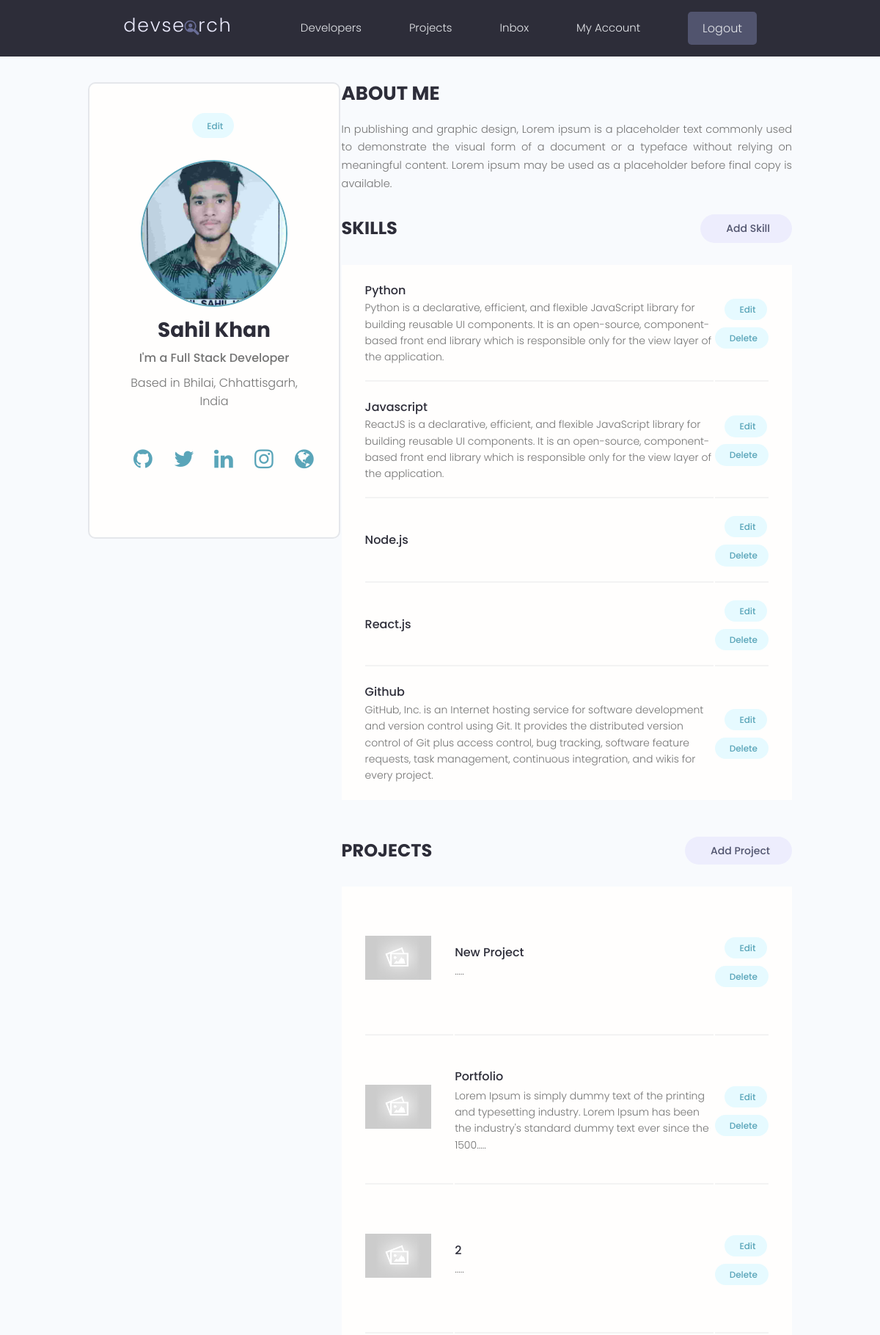
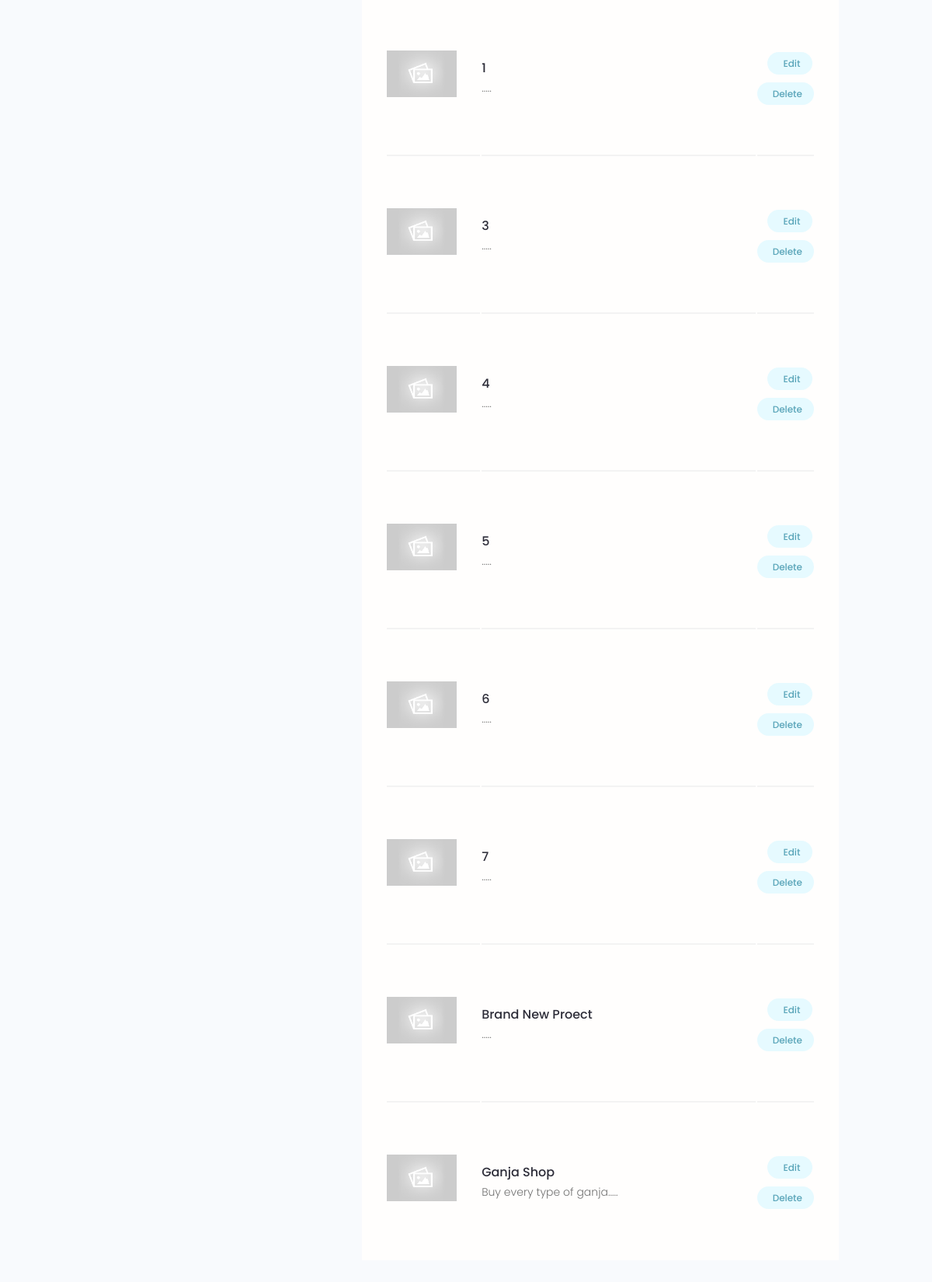
/account/ (signed in), run on the app's committed database (2 pictures, top to bottom).
### users/models.py (models this page shows, shortened)
class Profile(models.Model):
    user = models.OneToOneField(User, on_delete=models.CASCADE, null=True, blank=True)
    name = models.CharField(max_length=200, blank=True, null=True)
    email = models.EmailField(max_length=500, blank=True, null=True)
    username = models.CharField(max_length=200, blank=True, null=True)
    location = models.CharField(max_length=200, blank=True, null=True)
    short_intro = models.CharField(max_length=200, blank=True, null=True)
    bio = models.TextField(blank=True, null=True)
    profile_image = models.ImageField(null=True, blank=True, upload_to='profiles/', default="profiles/user-default_vdbekz.png")
    social_github = models.CharField(max_length=200, blank=True, null=True)
    social_twitter = models.CharField(max_length=200, blank=True, null=True)
    social_linkedin = models.CharField(max_length=200, blank=True, null=True)
    social_insta = models.CharField(max_length=200, blank=True, null=True)
    created = models.DateTimeField(auto_now_add=True)
    id = models.UUIDField(default=uuid.uuid4, unique=True, primary_key=True, editable=False)
    class Meta:
        ordering = ['created']
    @property
    def imageUrl(self):
        try:
            url = self.profile_image.url
        except:
            url = ''
        return url

class Skill(models.Model):
    owner = models.ForeignKey(Profile, on_delete=models.CASCADE, null=True, blank=True)
    name = models.CharField(max_length=200, blank=True, null=True)
    description = models.TextField(blank=True, null=True)
    created = models.DateTimeField(auto_now_add=True)
    id = models.UUIDField(default=uuid.uuid4, unique=True, primary_key=True, editable=False)

### projects/models.py (models this page shows, shortened)
class Project(models.Model):
    owner = models.ForeignKey(Profile, null=True, blank=True, on_delete=models.CASCADE)
    title = models.CharField(max_length=200)
    description = models.TextField(null=True, blank=True)
    featured_image = models.ImageField(null=True, blank=True, default="profiles/default_togjsy.jpg")
    demo_link = models.CharField(max_length=2000, null=True, blank=True)
    source_link = models.CharField(max_length=2000, null=True, blank=True)
    tags = models.ManyToManyField('Tag', blank=True ,null=True)
    vote_total = models.IntegerField(default=0, blank=True ,null=True)
    vote_ratio = models.IntegerField(default=0, blank=True ,null=True)
    created = models.DateTimeField(auto_now_add=True)
    id = models.UUIDField(default=uuid.uuid4, unique=True, primary_key=True, editable=False)
    class Meta:
        ordering = ['-vote_ratio', '-vote_total', 'title']
    @property
    def imageUrl(self):
        try:
            url = self.featured_image.url
        except:
            url = 'https://res.cloudinary.com/dmh2hzfef/image/upload/v1684272399/images/default.jpg'
        return url

### users/views.py (the view)
# urls.py: path('account/', views.userAccount, name='account'),
@login_required(login_url="login")
def userAccount(request):
    profile = request.user.profile
    topSkills = profile.skill_set.all()
    projects = profile.project_set.all()
    context = {'profile': profile, 'topSkills':topSkills, 'projects':projects}
    return render(request, "users/account.html", context)

### users/templates/users/account.html (shortened to what this page needs)
{% extends 'main.html' %}
{% block content %}
{% load static %}
  <main class="settingsPage profile my-md">
    <div class="container">
      <div class="layout">
        <div class="column column--1of3">
          <div class="card text-center">
            <div class="card__body dev">
              <a class="tag tag--pill tag--main settings__btn" href="{% url 'edit-account' %}"> Edit</a>
              <img class="avatar avatar--xl dev__avatar" src="{{profile.imageUrl}}" />
              <h2 class="dev__name">{{profile.name}}</h2>
              <p class="dev__title">{{profile.short_intro}}</p>
              <p class="dev__location">Based in {{profile.location}}</p>
              <ul class="dev__social">
                {% if profile.social_github %}
              <li>
                <a
                  title="Github"
                  href="{{profile.social_github}}"
                  target="_blank"
                  ><i class="fa fa-github" style="font-size: 30px"></i
                ></a>
              </li>
              {% endif %}{% if profile.social_twitter %}
              <li>
                <a
                  title="Twitter"
                  href="{{profile.social_twitter}}"
                  target="_blank"
                  ><i class="fa fa-twitter" style="font-size: 30px"></i
                ></a>
              </li>
              {% endif %} {% if profile.social_linkedin %}
              <li>
                <a title="Linkedin" href="#" target="_blank"
                  ><i class="fa fa-linkedin" style="font-size: 30px"></i
                ></a>
              </li>
              {% endif %} {% if profile.social_insta %}
              <li>
                <a title="Instagram" href="#" target="_blank"
                  ><i class="fa fa-instagram" style="font-size: 30px"></i
                ></a>
              </li>
              {% endif %}
              <li>
                <a title="Personal Website" href="#" target="_blank"
                  ><i class="fa fa-globe" style="font-size: 30px"></i
                ></a>
              </li>
              </ul>
            </div>
          </div>
        </div>
        <div class="column column--2of3">
          <div class="devInfo">
            <h3 class="devInfo__title">About Me</h3>
            <p class="devInfo__about">
           {{profile.bio}}
            </p>
          </div>
          <div class="settings">
            <h3 class="settings__title">Skills</h3>
            <a class="tag tag--pill tag--sub settings__btn tag--lg" href="{% url 'create-skill' %}"> Add Skill</a>
          </div>
          <table class="settings__table">
            {% for skill in topSkills %}
            <tr>
              <td class="settings__tableInfo">
                <h4>{{skill.name}}</h4>
                <p>
                  {{skill.description}}
                </p>
              </td>
              <td class="settings__tableActions">
                <a class="tag tag--pill tag--main settings__btn" href="{% url 'update-skill' skill.id %}"> Edit</a>
                <a class="tag tag--pill tag--main settings__btn" href="{% url 'delete-skill' skill.id %}?next=/account">
                  Delete</a>
              </td>
            </tr>
            {% endfor %}
          </table>
          <div class="settings">
            <h3 class="settings__title">Projects</h3>
            <a class="tag tag--pill tag--sub settings__btn tag--lg" href="{% url 'create-project' %}"> Add Project</a>
          </div>
          <table class="settings__table">
            {% for project in projects %}
            <tr>
              <td class="settings__thumbnail">
                <a href="{% url 'project' project.id %}"><img src="{{project.imageUrl}}" alt="Project Thumbnail" /></a>
              </td>
              <td class="settings__tableInfo">
                <a href="{% url 'project' project.id %}">{{project.title}}</a>
                <p>{{project.description|slice:"150"}}.....</p>
              </td>
              <td class="settings__tableActions">
                <a class="tag tag--pill tag--main settings__btn" href="{% url 'update-project' project.id %}"> Edit</a>
                <a class="tag tag--pill tag--main settings__btn" href="{% url 'delete-project' project.id %}?next=/account">
                  Delete</a>
              </td>
            </tr>
            {% endfor %}
          </table>
        </div>
      </div>
    </div>
  </main>
  {% endblock content %}

### static/styles/app.css (style rules this page uses)
:root { --color-sub: #2d2d39; }
.card { border: 2px solid var(--color-light); }
img { width: 100%; }
.profile .card > .dev { padding: 4rem; }
.fa { padding: 20px !important; font-size: 30px !important; width: 30px !important; text-align: center !important; text-decoration: none !important; border-radius: 50% !important; }
.dev__avatar { display: block; margin: auto; }
.dev__name { color: var(--color-sub); font-size: 2.8rem; font-weight: 700; margin-top: 1rem; margin-bottom: 0.5rem; }
.dev__title { font-size: 1.6rem; font-weight: 500; line-height: 1.3; }
.dev__location { margin-top: 1rem; }
.dev__social { margin: 3rem 0; list-style: none; display: flex; justify-content: center; gap: 1.5rem; }
.devInfo { margin-bottom: 3rem; }
.devInfo__title, .devInfo__subtitle { font-size: 2.6rem; color: var(--color-sub); text-transform: uppercase; font-weight: 700; margin-bottom: 1.5rem; }
.devInfo__about, .devSkill__info { font-size: 1.45rem; line-height: 1.7; text-align: justify; }
.settingsPage .dev > .settings__btn { display: inline-block; margin-bottom: 3rem; }
.settings { display: flex; justify-content: space-between; align-items: center; }
.settings__title { font-size: 2.4rem; text-transform: uppercase; font-weight: 700; color: var(--color-sub); }
.settings__table { margin-top: 3rem; margin-bottom: 5rem; padding: 0 3rem; background: var(--color-white); }
.settings__table tr { width: 100%; }
.settings__table tr > td { padding: 2rem 0; }
.settings__table tr:not(:last-child) td { border-bottom: 2px solid var(--color-white-light); }
.settings__thumbnail { width: 23%; min-width: 10rem; }
.settings__thumbnail img { padding-right: 3rem; height: 15rem; object-fit: contain; }
.settings__tableInfo { width: 100%; }
.settings__tableInfo h4, .settings__tableInfo a { padding-right: 1rem; width: auto; font-size: 1.6rem; font-weight: 500; color: var(--color-sub); }
.settings__tableInfo p { font-size: 1.4rem; }
.settings__tableActions { text-align: right; }

### static/uikit/styles/modules/_variables.css (style rules this page uses)
:root { --color-main: #5aa5b9; --color-main-light: #e6faff; --color-sub: #3f4156; --color-sub-light: #51546e; --color-sub-lighter: #ededfd; --color-text: #737373; --color-gray: #8b8b8b; --color-light: #e5e7eb; --color-light-gray: #767676; --color-bg: #f8fafd; --color-white: #fffefd; --color-white-light: #f3f3f3; --color-success: #359e64; --color-success-bg: #def8e8; --color-error: #fc4b0b; --color-error-bg: #fff2ee; --font-base: 'Poppins', arial, helvetica, 'Segoe UI', roboto, ubuntu, sans-serif; --font-monospace: 'Fira Code', 'Courier New', courier, monospace; --font-regular: 300; --font-medium: 500; --font-bold: 700; --generic-shadow: 1px 1px 5px #00000010; --generic-transition: all 0.3s ease-in-out; }

### static/uikit/styles/modules/_base.css (style rules this page uses)
* { margin: 0; padding: 0; box-sizing: border-box; text-rendering: optimizeLegibility; color: inherit; font-size: inherit; }
html { font-size: 50%; }
@media only screen and (min-width: 480px) { html { font-size: 56.25%; } }
@media only screen and (min-width: 1200px) { html { font-size: 62.5%; } }
body { line-height: 1.6; font-weight: 400; font-size: 1.5rem; color: var(--color-text); background-color: var(--color-bg); min-height: 100vh; }

### static/uikit/styles/modules/_typography.css (style rules this page uses)
* { font-family: var(--font-base); }
h2 { font-size: 3.6rem; font-weight: var(--font-bold); }
h3 { font-size: 3.2rem; font-weight: var(--font-medium); }
h4 { font-size: 2.8rem; font-weight: var(--font-medium); }
p, span, strong { font-size: 1.6rem; color: var(--color-text); font-weight: var(--font-regular); }
a { padding-bottom: 2px; text-decoration: none; display: inline-block; color: var(--color-main); font-weight: var(--font-medium); }

### static/uikit/styles/modules/_utilities.css (style rules this page uses)
.container { width: 92%; max-width: 165rem; margin: 0 auto; box-sizing: border-box; }
@media screen and (min-width: 1000px) { .container { width: 90%; } }
@media screen and (min-width: 1200px) { .container { width: 80%; } }
.text-center { text-align: center; }
.my-md { margin: 3rem auto; }

### static/uikit/styles/modules/_avatar.css (style rules this page uses)
.avatar { border-radius: 50%; border: 2px solid var(--color-main); object-fit: cover; }
.avatar--xl { height: 20rem; width: 20rem; }

### static/uikit/styles/modules/_card.css (style rules this page uses)
.card { border-radius: 1rem; background-color: var(--color-white); border: 1.5px solid var(--color-light); width: auto; height: auto; margin-top: 0.5rem; margin-bottom: 0.5rem; overflow: hidden; }
.card__body, .card__header { padding: 2rem 2.5rem; }

### static/uikit/styles/modules/_layout.css (style rules this page uses)
.layout { display: flex; flex-flow: row wrap; justify-content: space-between; }
.layout > .column { margin-bottom: 3rem; }
.layout > .column.column--1of3 { flex-basis: 30%; }
.layout > .column.column--2of3 { flex-basis: 64%; }

### data on the page
Profile: imageUrl (picture), name "Sahil Khan", short_intro "I'm a Full Stack Developer", location "Bhilai, Chhattisgarh, India", bio "In publishing and graphic design, Lorem ipsum is a placeholder text commonly used to demonstrate the visual form of a document or a typeface without relying on meaningful content. Lorem ipsum may be used as a placeholder before final copy is available."
Skill: name "Python", description "Python is a declarative, efficient, and flexible JavaScript library for building reusable UI components. It is an open-source, component-based front end library which is responsible only for the view layer of the application."
Skill: name "Javascript", description "ReactJS is a declarative, efficient, and flexible JavaScript library for building reusable UI components. It is an open-source, component-based front end library which is responsible only for the view layer of the application."
Skill: name "Node.js"
Skill: name "React.js"
Skill: name "Github", description "GitHub, Inc. is an Internet hosting service for software development and version control using Git. It provides the distributed version control of Git plus access control, bug tracking, software feature requests, task management, continuous integration, and wikis for every project."
Project: imageUrl (placeholder picture), title "New Project"
Project: imageUrl (placeholder picture), title "Portfolio", description "Lorem Ipsum is simply dummy text of the printing and typesetting industry. Lorem Ipsum has been the industry's standard dummy text ever since the 1500"
Project: imageUrl (placeholder picture), title "2"
Project: imageUrl (placeholder picture), title "1"
Project: imageUrl (placeholder picture), title "3"
Project: imageUrl (placeholder picture), title "4"
Project: imageUrl (placeholder picture), title "5"
Project: imageUrl (placeholder picture), title "6"
Project: imageUrl (placeholder picture), title "7"
Project: imageUrl (placeholder picture), title "Brand New Proect"
Project: imageUrl (placeholder picture), title "Ganja Shop", description "Buy every type of ganja"
